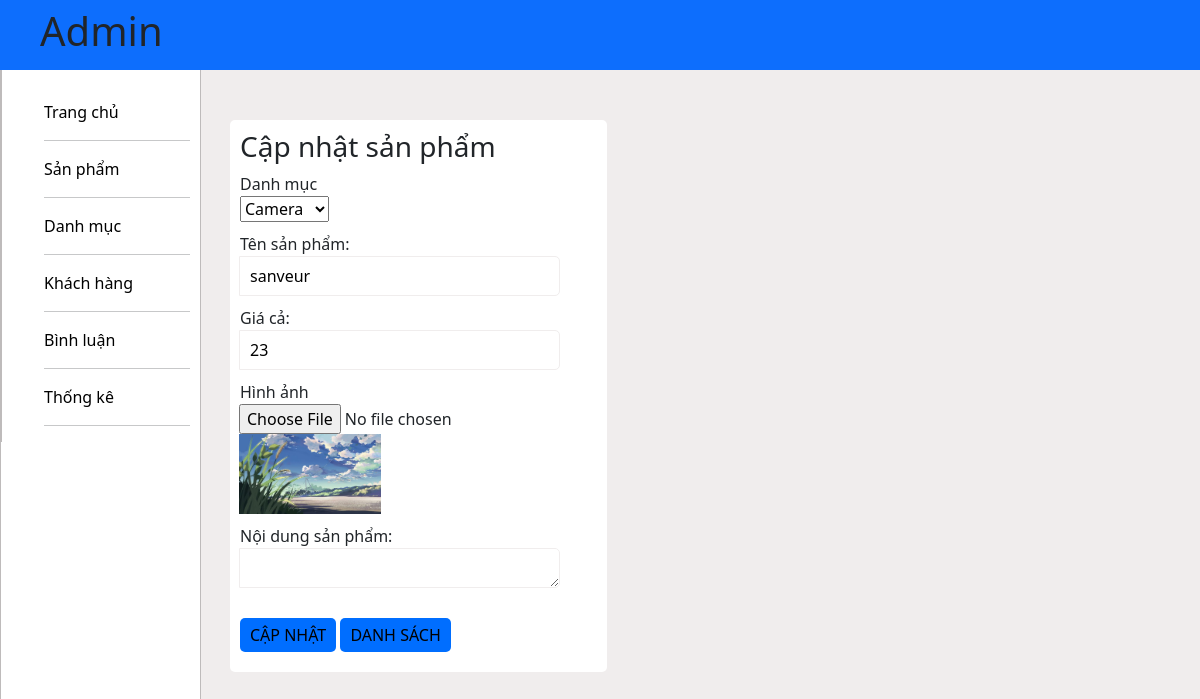
The page /admin/index.php?act=suasp&id=37 (signed in) on the database its author committed.
### tables this page shows
CREATE TABLE `sanpham` (
  `id` int(10) NOT NULL,
  `name` varchar(255) NOT NULL,
  `price` double(10,2) DEFAULT 0.00,
  `img` varchar(255) DEFAULT NULL,
  `mota` text DEFAULT NULL,
  `luotxem` int(10) NOT NULL DEFAULT 0,
  `iddm` int(10) NOT NULL
);

### model/pdo.php (called while the page is built, shortened)
<?php
function pdo_get_connection(){
    $servername = "localhost";
    $username = "root";
    $password = "";
    try {
        $conn = new PDO("mysql:host=$servername;dbname=du_an_1", $username, $password);
        $conn->setAttribute(PDO::ATTR_ERRMODE, PDO::ERRMODE_EXCEPTION);
        return $conn;
    } catch(PDOException $e) {
        echo "Connection failed: " . $e->getMessage();
    }
}
function pdo_query($sql){
    $sql_args=array_slice(func_get_args(),1);
    try{
        $conn=pdo_get_connection();
        $stmt=$conn->prepare($sql);
        $stmt->execute($sql_args);
        $rows=$stmt->fetchAll();
        return $rows;
    }
    catch(PDOException $e){
        throw $e;
    }
    finally{
        unset($conn);
    }
}
function pdo_query_one($sql){
    $sql_args=array_slice(func_get_args(),1);
    try{
        $conn=pdo_get_connection();
        $stmt=$conn->prepare($sql);
        $stmt->execute($sql_args);
        $row=$stmt->fetch(PDO::FETCH_ASSOC);
        return $row;
    }
    catch(PDOException $e){
        throw $e;
    }
    finally{
        unset($conn);
    }
}
?>

### model/sanpham.php (called while the page is built, shortened)
<?php
  function loadone_sanpham($id){
    $sql = "SELECT * FROM sanpham WHERE id=".$id;
    $sp=pdo_query_one($sql);
    return $sp;
  }
?>

### model/danhmuc.php (called while the page is built, shortened)
<?php
  function loadall_danhmuc(){
    $sql = "SELECT * FROM danhmuc ORDER BY name";
    $listdanhmuc = pdo_query($sql);
    return $listdanhmuc;
  }
?>

### admin/sanpham/update.php (the view, shortened to what this page needs)
<?php
  if(is_array($sanpham)){
    extract($sanpham);
  }
  $hinhpath="../upload/".$img;
  if(is_file($hinhpath)){
    $hinh='<img src='.$hinhpath.' alt="" height="80">';
  }else{
    $hinh="no photo";
  }
?>
<div class="center">
      <section class="function-prds">
      <form action="index.php?act=updatesp" method="POST" enctype="multipart/form-data">
        <div class="form-function-wrapper">
          <h3>Cập nhật sản phẩm</h3>
          <label> Danh mục </label> <br>
       <select name="iddm" id="">
        <?php
          foreach ($listdanhmuc as $key=>$value){
            if($iddm==$value['id']){
              echo '<option value="'.$value['id'].'"selected>'.$value['name'].'</option>';
            }else{
              echo '<option value="'.$value['id'].'">'.$value['name'].'</option>';
            }
         }
         ?>
           </select>
            <div class="input-group">
               <span class="input__name">Tên sản phẩm:</span>
                <input type="text" name="tensp" placeholder="Nhập tên sản phẩm" class="input__content" value="<?=$name?>" id="">
            </div>
            <div class="input-group">
              <span class="input__name">Giá cả:</span>
              <input type="text" placeholder="Nhập giá" class="input__content" name="giasp" value="<?=$price?>" >
            </div>
            <div class="input-group">
              <span class="input__name">Hình ảnh</span>
              <input  type="file" name="hinh">  <?=$hinh?>
            </div>
            <div class="input-group">
              <span class="input__name">Nội dung sản phẩm:</span>
             <textarea name="mota" id="" cols="30" rows="10"  class="input__content input__content--content"><?=$mota?>
             </textarea>
            </div>
              <input class="btn-implement btn-action" name="capnhat" type="submit" value="CẬP NHẬT">
            <a href="index.php?act=listsp" ><input class="btn-implement btn-action" type="button" value="DANH SÁCH"></a>
           </div>
          </form>
        </div>

### css/css/admin.css (style rules this page uses)
* { margin: 0; padding: 0; box-sizing: border-box; }
:root { --color-primary:rgba(254, 184, 0, 1); --color-reference:rgba(55, 14, 70, 1); --color-white:rgb(240, 237, 237); }
.center { flex: 1; background: rgb(240, 237, 237); padding: 120px 30px 50px 230px; }
.function-prds { display: grid; grid-template-columns: 0.7fr 1fr; gap: 24px; }
.form-function-wrapper { background: white; border-radius: 5px; padding: 10px; overflow: hidden; }
.btn-action { text-decoration: none; color: black; border: #06efff; background: #006eff; border-radius: 5px; padding: 5px 10px 5px 10px; }
.input-group { margin: 10px 0px 0px 0px; }
.input__content { width: 100%; height: 35px; border-radius: 5px 5px 5px 5px; background: #e8e9eb; border: none; }
.input__content--content { height: 250px; padding: 0; margin: 0; }
.btn-implement { margin: 30px 0px 10px 0px; }
.input__content { width: 90%; height: 40px; border: 1px solid var(--color-white); background: white; margin-left: 5%; padding-left: 10px; }

### rows shown on the page
sanpham: tensp "sanveur", giasp "23", img (picture)

### other values the page prints
form field iddm "Camera"
